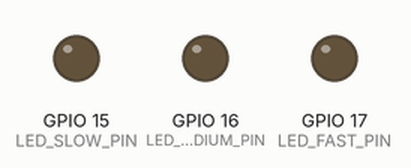
A program run on a simulated ESP32-S3. Shown: output pins drawn as LEDs (lit = HIGH).

Above: at 0.1 s.
At 1.05 s:
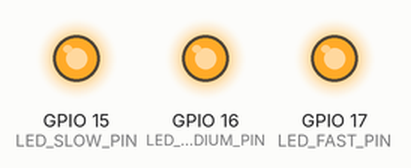
At 1.55 s:
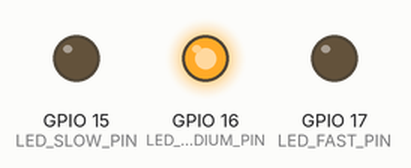
At 2.85 s:
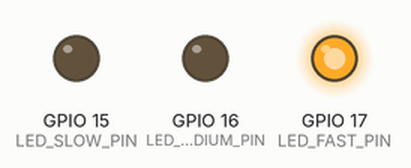
Timing chart, 0 to 3.1 s (numbered marks = the images above):
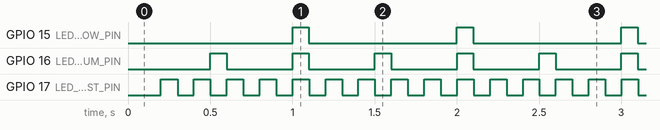

The program:

main.cpp
```cpp
#include <Arduino.h>

#define LED_SLOW 1000
#define LED_MEDIUM 500
#define LED_FAST 200

#define LED_SLOW_PIN 15
#define LED_MEDIUM_PIN 16
#define LED_FAST_PIN 17

#define BLINK_DURATION 100

uint32_t slowBlinkedAt = 0;
uint32_t mediumBlinkedAt = 0;
uint32_t fastBlinkedAt = 0;

void setup()
{
  pinMode(LED_SLOW_PIN, OUTPUT);
  pinMode(LED_MEDIUM_PIN, OUTPUT);
  pinMode(LED_FAST_PIN, OUTPUT);
}

void blinkSlow()
{
  if (millis() - slowBlinkedAt >= LED_SLOW)
  {
    digitalWrite(LED_SLOW_PIN, !digitalRead(LED_SLOW_PIN));
    slowBlinkedAt = millis();
  }
  else if (digitalRead(LED_SLOW_PIN) == HIGH && millis() - slowBlinkedAt >= BLINK_DURATION)
  {
    digitalWrite(LED_SLOW_PIN, LOW);
  }
}

void blinkMedium()
{
  if (millis() - mediumBlinkedAt >= LED_MEDIUM)
  {
    digitalWrite(LED_MEDIUM_PIN, !digitalRead(LED_MEDIUM_PIN));
    mediumBlinkedAt = millis();
  }
  else if (digitalRead(LED_MEDIUM_PIN) == HIGH && millis() - mediumBlinkedAt >= BLINK_DURATION)
  {
    digitalWrite(LED_MEDIUM_PIN, LOW);
  }
}

void blinkFast()
{
  if (millis() - fastBlinkedAt >= LED_FAST)
  {
    digitalWrite(LED_FAST_PIN, !digitalRead(LED_FAST_PIN));
    fastBlinkedAt = millis();
  }
  else if (digitalRead(LED_FAST_PIN) == HIGH && millis() - fastBlinkedAt >= BLINK_DURATION)
  {
    digitalWrite(LED_FAST_PIN, LOW);
  }
}

void loop()
{
  blinkSlow();

  blinkMedium();

  blinkFast();
}
```

Measured:
- by itself, GPIO 15 (LED_SLOW_PIN): alternates HIGH for 0.10 s and LOW for 0.90 s
- by itself, GPIO 16 (LED_MEDIUM_PIN): alternates HIGH for 0.10 s and LOW for 0.40 s
- by itself, GPIO 17 (LED_FAST_PIN): alternates HIGH for 0.10 s and LOW for 0.10 s
